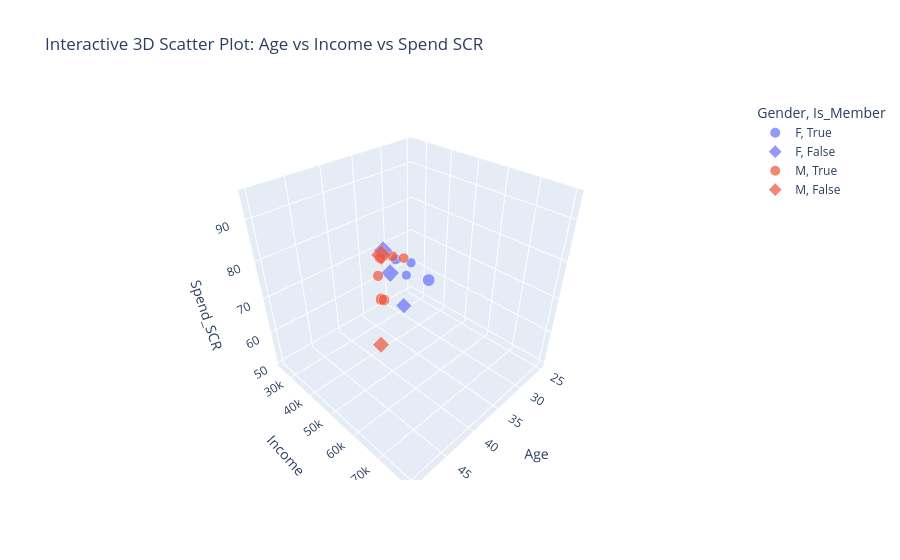

Notebook code cell kept with this figure:
### Code cell
import plotly.express as px

# สร้าง Interactive 3D Scatter Plot
fig = px.scatter_3d(df,
                    x="Age", y="Income", z="Spend_SCR",
                    color="Gender", symbol="Is_Member",
                    size="Spend_SCR",
                    title="Interactive 3D Scatter Plot: Age vs Income vs Spend SCR")

fig.show()

### Figure 1 — Plotly figure (JSON) as saved in the notebook; plotly's stock layout.template omitted (floating-point values rounded to 4 significant figures)
{"data": [{"hovertemplate": "Gender=F<br>Is_Member=True<br>Age=%{x}<br>Income=%{y}<br>Spend_SCR=%{marker.size}<extra></extra>", "legendgroup": "F, True", "marker": {"color": "#636efa", "size": [60, 68, 58, 95], "sizemode": "area", "sizeref": 0.2375, "symbol": "circle"}, "mode": "markers", "name": "F, True", "scene": "scene", "showlegend": true, "type": "scatter3d", "x": [25, 31, 27, 48], "y": [25000, 31000, 27000, 80000], "z": [60, 68, 58, 95]}, {"hovertemplate": "Gender=F<br>Is_Member=False<br>Age=%{x}<br>Income=%{y}<br>Spend_SCR=%{marker.size}<extra></extra>", "legendgroup": "F, False", "marker": {"color": "#636efa", "size": [75, 50, 66], "sizemode": "area", "sizeref": 0.2375, "symbol": "diamond"}, "mode": "markers", "name": "F, False", "scene": "scene", "showlegend": true, "type": "scatter3d", "x": [35, 29, 33], "y": [35000, 30000, 33000], "z": [75, 50, 66]}, {"hovertemplate": "Gender=M<br>Is_Member=True<br>Age=%{x}<br>Income=%{y}<br>Spend_SCR=%{marker.size}<extra></extra>", "legendgroup": "M, True", "marker": {"color": "#EF553B", "size": [70, 65, 80, 90, 72, 74], "sizemode": "area", "sizeref": 0.2375, "symbol": "circle"}, "mode": "markers", "name": "M, True", "scene": "scene", "showlegend": true, "type": "scatter3d", "x": [32, 28, 45, 50, 38, 36], "y": [32000, 28000, 60000, 72000, 40000, 36000], "z": [70, 65, 80, 90, 72, 74]}, {"hovertemplate": "Gender=M<br>Is_Member=False<br>Age=%{x}<br>Income=%{y}<br>Spend_SCR=%{marker.size}<extra></extra>", "legendgroup": "M, False", "marker": {"color": "#EF553B", "size": [55, 85], "sizemode": "area", "sizeref": 0.2375, "symbol": "diamond"}, "mode": "markers", "name": "M, False", "scene": "scene", "showlegend": true, "type": "scatter3d", "x": [40, 42], "y": [45000, 52000], "z": [55, 85]}], "layout": {"legend": {"itemsizing": "constant", "title": {"text": "Gender, Is_Member"}, "tracegroupgap": 0}, "scene": {"domain": {"x": [0, 1], "y": [0, 1]}, "xaxis": {"title": {"text": "Age"}}, "yaxis": {"title": {"text": "Income"}}, "zaxis": {"title": {"text": "Spend_SCR"}}}, "title": {"text": "Interactive 3D Scatter Plot: Age vs Income vs Spend SCR"}}}
